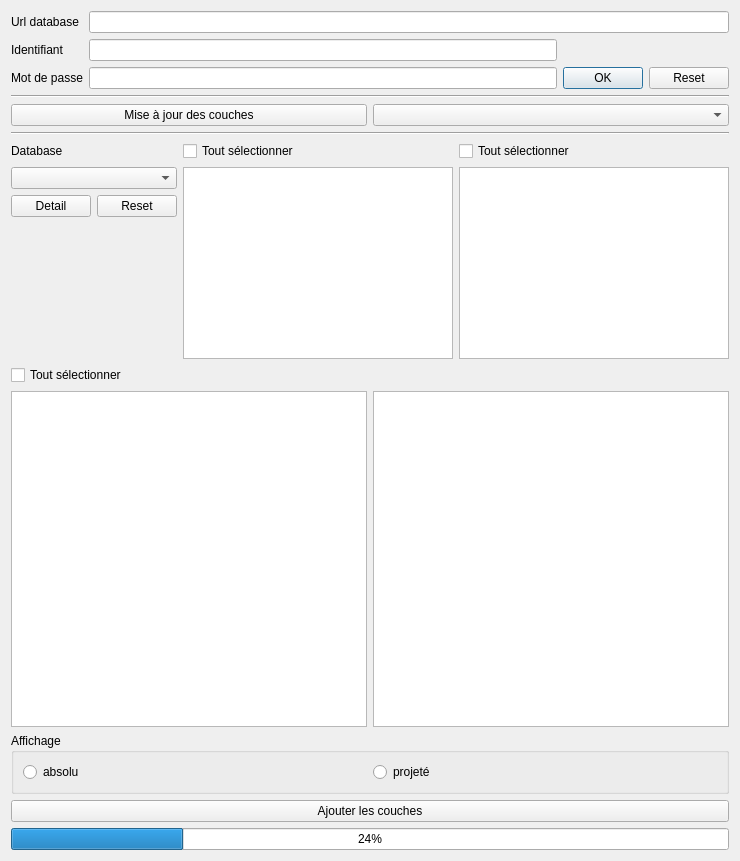
<?xml version="1.0" encoding="UTF-8"?>
<ui version="4.0">
 <class>CouchdbImporterDialogBase</class>
 <widget class="QDialog" name="CouchdbImporterDialogBase">
  <property name="geometry">
   <rect>
    <x>0</x>
    <y>0</y>
    <width>740</width>
    <height>861</height>
   </rect>
  </property>
  <property name="windowTitle">
   <string>Couchdb Importer</string>
  </property>
  <layout class="QVBoxLayout" name="verticalLayout">
   <item>
    <layout class="QGridLayout" name="gridLayout">
     <item row="0" column="0">
      <widget class="QLabel" name="label_5">
       <property name="text">
        <string>Url database</string>
       </property>
      </widget>
     </item>
     <item row="0" column="1" colspan="3">
      <widget class="QLineEdit" name="url"/>
     </item>
     <item row="1" column="0">
      <widget class="QLabel" name="label_2">
       <property name="text">
        <string>Identifiant</string>
       </property>
      </widget>
     </item>
     <item row="1" column="1">
      <widget class="QLineEdit" name="login"/>
     </item>
     <item row="2" column="0">
      <widget class="QLabel" name="label_4">
       <property name="text">
        <string>Mot de passe</string>
       </property>
      </widget>
     </item>
     <item row="2" column="1">
      <widget class="QLineEdit" name="password"/>
     </item>
     <item row="2" column="2">
      <widget class="QPushButton" name="loginButton">
       <property name="text">
        <string>OK</string>
       </property>
      </widget>
     </item>
     <item row="2" column="3">
      <widget class="QPushButton" name="resetConnectionButton">
       <property name="text">
        <string>Reset</string>
       </property>
      </widget>
     </item>
    </layout>
   </item>
   <item>
    <widget class="Line" name="line">
     <property name="orientation">
      <enum>Qt::Horizontal</enum>
     </property>
    </widget>
   </item>
   <item>
    <layout class="QHBoxLayout" name="horizontalLayout">
     <item>
      <widget class="QPushButton" name="updateLayers">
       <property name="text">
        <string>Mise à jour des couches</string>
       </property>
      </widget>
     </item>
     <item>
      <widget class="QComboBox" name="database_2"/>
     </item>
    </layout>
   </item>
   <item>
    <widget class="Line" name="line_2">
     <property name="orientation">
      <enum>Qt::Horizontal</enum>
     </property>
    </widget>
   </item>
   <item>
    <layout class="QGridLayout" name="gridLayout_2">
     <item row="2" column="0" colspan="2">
      <widget class="QComboBox" name="database"/>
     </item>
     <item row="2" column="2" rowspan="3">
      <widget class="QListView" name="positionableClass"/>
     </item>
     <item row="2" column="3" rowspan="3">
      <widget class="QListView" name="attribute"/>
     </item>
     <item row="3" column="0">
      <widget class="QPushButton" name="detailButton">
       <property name="text">
        <string>Detail</string>
       </property>
      </widget>
     </item>
     <item row="3" column="1">
      <widget class="QPushButton" name="resetDatabaseButton">
       <property name="text">
        <string>Reset</string>
       </property>
      </widget>
     </item>
     <item row="0" column="2">
      <widget class="QCheckBox" name="selectAllPositionableClass">
       <property name="text">
        <string>Tout sélectionner</string>
       </property>
      </widget>
     </item>
     <item row="0" column="0" colspan="2">
      <widget class="QLabel" name="label">
       <property name="text">
        <string>Database</string>
       </property>
      </widget>
     </item>
     <item row="0" column="3">
      <widget class="QCheckBox" name="selectAllAttribute">
       <property name="text">
        <string>Tout sélectionner</string>
       </property>
      </widget>
     </item>
    </layout>
   </item>
   <item>
    <layout class="QGridLayout" name="gridLayout_3">
     <item row="2" column="1">
      <widget class="QListView" name="positionable"/>
     </item>
     <item row="2" column="2">
      <widget class="QListView" name="detail"/>
     </item>
     <item row="0" column="1">
      <widget class="QCheckBox" name="selectAllPositionable">
       <property name="text">
        <string>Tout sélectionner</string>
       </property>
      </widget>
     </item>
    </layout>
   </item>
   <item>
    <widget class="QGroupBox" name="projection">
     <property name="title">
      <string>Affichage</string>
     </property>
     <layout class="QHBoxLayout" name="horizontalLayout_2">
      <item>
       <widget class="QRadioButton" name="absolu">
        <property name="text">
         <string>absolu</string>
        </property>
       </widget>
      </item>
      <item>
       <widget class="QRadioButton" name="projete">
        <property name="text">
         <string>projeté</string>
        </property>
       </widget>
      </item>
     </layout>
    </widget>
   </item>
   <item>
    <widget class="QPushButton" name="addLayers">
     <property name="text">
      <string>Ajouter les couches</string>
     </property>
    </widget>
   </item>
   <item>
    <widget class="QProgressBar" name="progressBar">
     <property name="value">
      <number>24</number>
     </property>
    </widget>
   </item>
  </layout>
 </widget>
 <resources/>
 <connections/>
</ui>
